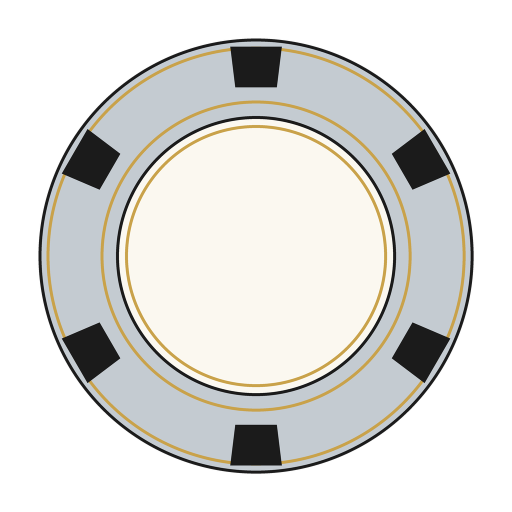
#> input picture art/casino/source/chips/chip-25000.png, 1024 x 1024 px, found by its file name (shown at 1/2 size)
$ python build_casino.py ../../art/casino/source/bank/hall-board.png
#> lines starting #> are read from the running program, lines starting #| are printed output that depends on the picture
"""Build the casino art set from the source PNGs.

    python3 -I tools/art/build_casino.py                    (run from the repo root)
    python3 -I tools/art/build_casino.py --pull DIR         first copy new PNGs from DIR into the sources

Reads   art/casino/source/{chips,dice,roulette,tables,props,slots,video,keno,bank,chooser}/*.png
Writes  web/public/assets/art/tokens/chip-5000.webp, chip-25000.webp
        web/public/assets/art/casino/<group>/<name>.webp
        art/casino/proof/casino.png                         contact sheet of the built output

--pull DIR copies DIR/<group>/*.png into the sources, then DIR/<group>-v02/, -v03/ ... in order, so a
revision folder that holds only the redrawn files replaces just those. Rerun after dropping a redo in.

Magenta (#FF00FF) windows are cut to transparency (with a small grow so no pink fringe survives the
resize); resizing is done premultiplied so transparent edges don't pick up a coloured halo. Sizes follow
the casino art brief.
"""
import io
import os
import shutil
import sys
from PIL import Image, ImageChops, ImageDraw, ImageFilter, ImageOps

ROOT = os.getcwd()
SRC = os.path.join(ROOT, 'art/casino/source')
PROOF = os.path.join(ROOT, 'art/casino/proof')
ART = os.path.join(ROOT, 'web/public/assets/art')
CASINO = os.path.join(ART, 'casino')
GROUPS = ['chips', 'dice', 'roulette', 'tables', 'props', 'slots', 'video', 'keno', 'bank', 'chooser']
TIERS = ['brass', 'silver', 'gold', 'emerald', 'sapphire', 'onyx']

written = []


def out(path):
    os.makedirs(os.path.dirname(path), exist_ok=True)
    return path


def webp(im, path, quality=90, zero=True):
    """Save as WebP: lossy at `quality` or lossless, whichever is smaller. Fully transparent pixels are
    zeroed first (their colour is invisible but still costs bytes). `path` has no extension."""
    if zero and im.mode == 'RGBA':
        a = im.getchannel('A')
        im = Image.composite(im, Image.new('RGBA', im.size, (0, 0, 0, 0)), a.point(lambda v: 255 if v else 0))
    best = None
    for kw in (dict(quality=quality, method=6, exact=True), dict(lossless=True, quality=100, method=6, exact=True)):
        b = io.BytesIO()
        im.save(b, 'WEBP', **kw)
        if best is None or len(b.getvalue()) < len(best):
            best = b.getvalue()
    p = out(path + '.webp')
    with open(p, 'wb') as f:
        f.write(best)
    written.append((p, len(best), im))


def src(group, name):
    return Image.open(os.path.join(SRC, group, name + '.png'))


def has(group, name):
    return os.path.exists(os.path.join(SRC, group, name + '.png'))


# [5 lines left out: function resize, not called in this run]


def trim(im):
    """Crop a transparent image to its visible pixels."""
    return im.crop(im.getchannel('A').point(lambda v: 255 if v > 8 else 0).getbbox())


# [55 lines left out: functions fit, pad, cut_magenta, art_bbox, tile_crop, mirror_corners, not called in this run]


# ------------------------------------------------------------------ the groups
def chips():
    """Exactly as build_parlor.py builds the other six chips (plain trim and resize, alpha kept as is),
    so all eight match."""
    for v in (5000, 25000):
        if not has('chips', f'chip-{v}'):
            continue
        im = src('chips', f'chip-{v}').convert('RGBA')
        im = im.crop(im.getchannel('A').getbbox())
        k = min(256 / im.width, 256 / im.height)
        im = im.resize((round(im.width * k), round(im.height * k)), Image.LANCZOS)
        webp(im, os.path.join(ART, 'tokens', f'chip-{v}'), zero=False)


def dice():
    # whole canvas scaled, so faces, tumbles and pucks keep their relative size
    for n in [f'die-{i}' for i in range(1, 7)] + ['die-tumble-1', 'die-tumble-2', 'puck-on', 'puck-off']:
        webp(resize(src('dice', n).convert('RGBA'), 256, 256), os.path.join(CASINO, 'dice', n))


# [4 lines left out: function roulette, not called in this run]


def tables():
    webp(src('tables', 'rail-leather').convert('RGB'), os.path.join(CASINO, 'tables', 'rail-leather'), quality=85)
    webp(fit(trim(src('tables', 'table-crest').convert('RGBA')), 900, 420), os.path.join(CASINO, 'tables', 'table-crest'))


def props():
    for n in ('shoe', 'discard-tray'):
        webp(fit(trim(src('props', n).convert('RGBA')), 384, 384), os.path.join(CASINO, 'props', n))


# [5 lines left out: function slots, not called in this run]


def video():
    webp(resize(cut_magenta(src('video', 'vp-cabinet')), 800, 1200), os.path.join(CASINO, 'video', 'vp-cabinet'))


# [56 lines left out: functions keno, bank, chooser, pull, proof, not called in this run]


def main():
    if '--pull' in sys.argv:
        pull(sys.argv[sys.argv.index('--pull') + 1])
    for step in (chips, dice, roulette, tables, props, slots, video, keno, bank, chooser):
        step()
#> this loop made 2 passes
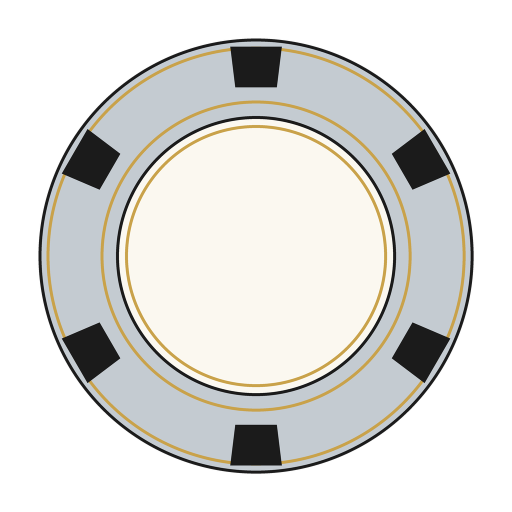
#> input picture art/casino/source/chips/chip-25000.png, 1024 x 1024 px, found by its file name (shown at 1/2 size)
#> pass 1, in chips, `im = im.crop(im.getchannel('A').getbbox())`:
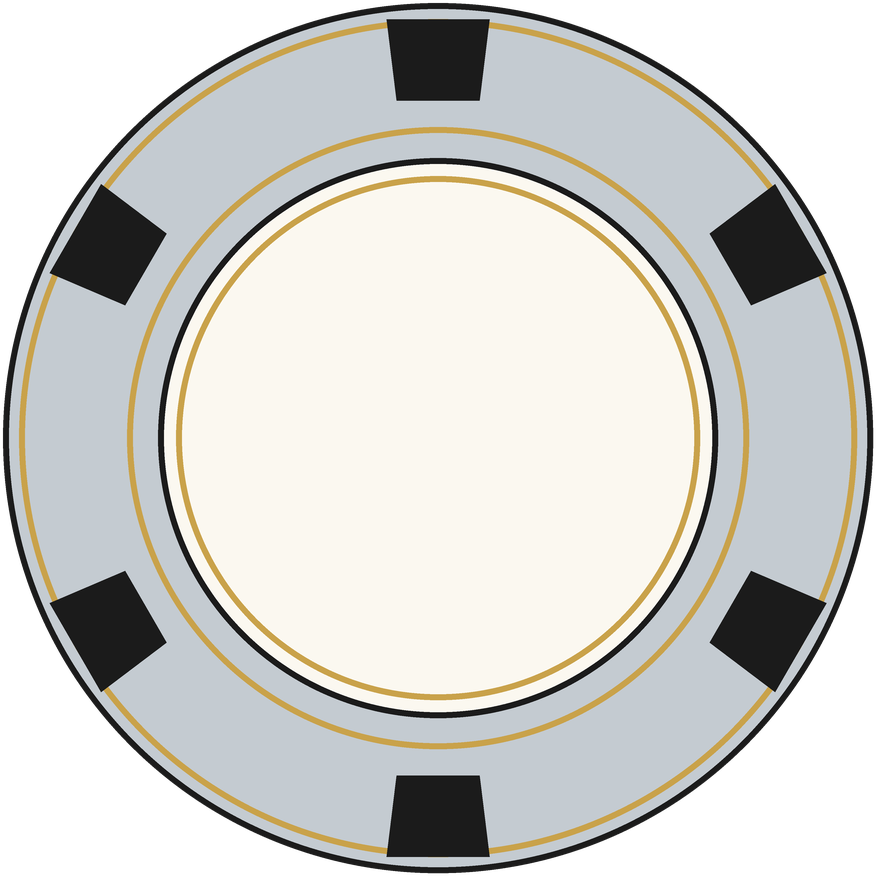
#> im: PIL image 876x876 RGBA; mean R, G, B, A 152.5, 152.3, 148.2, 197.6; transparent parts drawn white
#> pass 1, in chips, `im = im.resize((round(im.width * k), round(im.height * k)), Image.LANC..`:
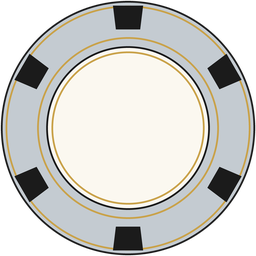
#> im: PIL image 256x256 RGBA; mean R, G, B, A 152.7, 152.6, 148.5, 197.6; transparent parts drawn white
    proof()
    total = sum(n for _, n, _ in written)
    for p, n, _ in written:
        print(f'{n / 1024:7.1f} KB  {os.path.relpath(p, ROOT)}')
    print(f'{len(written)} files, {total / 1024:.0f} KB')


if __name__ == '__main__':
#> (the run stopped early here; a loop or call above may not have finished)

$ run again, on art/casino/source/chips/chip-5000.png
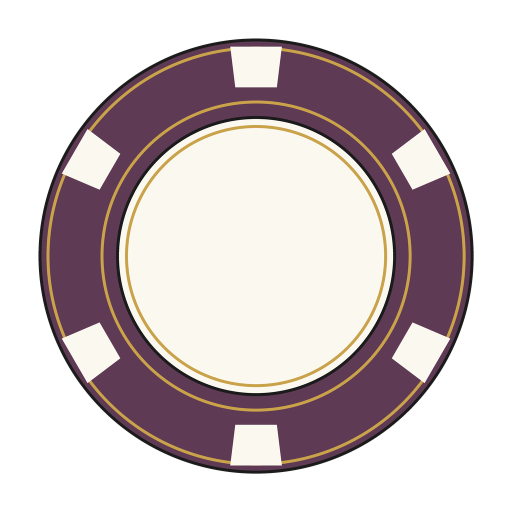
#> input picture art/casino/source/chips/chip-5000.png, 1024 x 1024 px, found by its file name (shown at 1/2 size)
#> the loop in main, `for step in (chips, dice, roulette, tables, props, slots, video, keno,..` made 2 passes
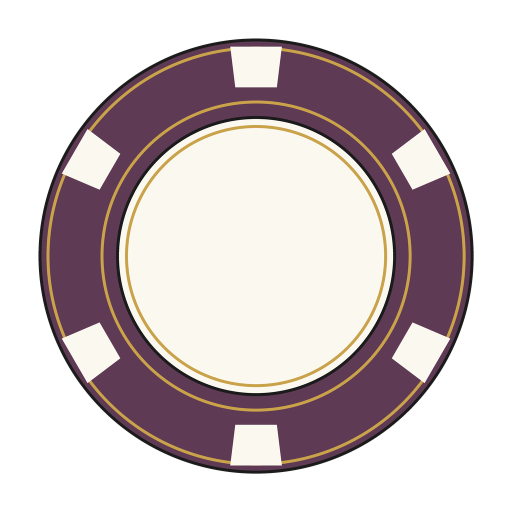
#> input picture art/casino/source/chips/chip-5000.png, 1024 x 1024 px, found by its file name (shown at 1/2 size)
#> pass 1, in chips, `im = im.resize((round(im.width * k), round(im.height * k)), Image.LANC..`:
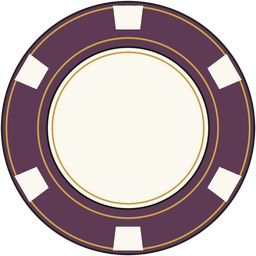
#> im: PIL image 256x256 RGBA; mean R, G, B, A 131, 115.9, 118.2, 197.6; transparent parts drawn white
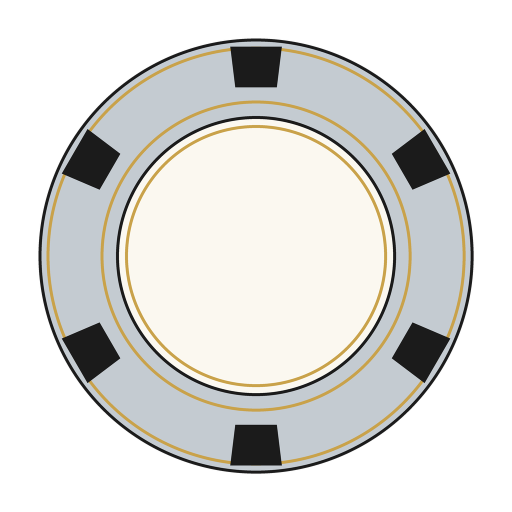
#> input picture art/casino/source/chips/chip-25000.png, 1024 x 1024 px, found by its file name (shown at 1/2 size)
